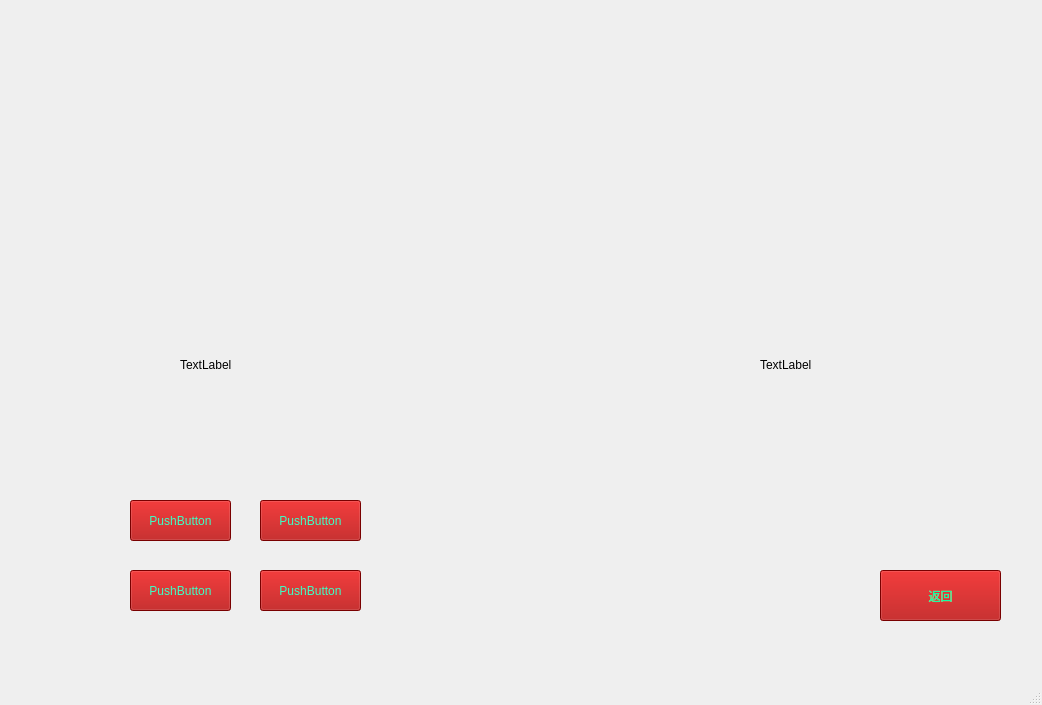
<?xml version="1.0" encoding="UTF-8"?>
<ui version="4.0">
 <class>singleBattle</class>
 <widget class="QMainWindow" name="singleBattle">
  <property name="geometry">
   <rect>
    <x>0</x>
    <y>0</y>
    <width>1042</width>
    <height>705</height>
   </rect>
  </property>
  <property name="minimumSize">
   <size>
    <width>1042</width>
    <height>705</height>
   </size>
  </property>
  <property name="maximumSize">
   <size>
    <width>1042</width>
    <height>705</height>
   </size>
  </property>
  <property name="windowTitle">
   <string>MainWindow</string>
  </property>
  <widget class="QWidget" name="centralwidget">
   <widget class="QPushButton" name="pushButton">
    <property name="geometry">
     <rect>
      <x>130</x>
      <y>500</y>
      <width>101</width>
      <height>41</height>
     </rect>
    </property>
    <property name="styleSheet">
     <string notr="true">color: rgb(60, 255, 197);
background-color: rgb(170, 0, 0);
font: 12pt &quot;Adobe Garamond Pro&quot;;</string>
    </property>
    <property name="text">
     <string>PushButton</string>
    </property>
   </widget>
   <widget class="QPushButton" name="pushButton_2">
    <property name="geometry">
     <rect>
      <x>260</x>
      <y>500</y>
      <width>101</width>
      <height>41</height>
     </rect>
    </property>
    <property name="styleSheet">
     <string notr="true">color: rgb(60, 255, 197);
background-color: rgb(170, 0, 0);
font: 12pt &quot;Adobe Garamond Pro&quot;;</string>
    </property>
    <property name="text">
     <string>PushButton</string>
    </property>
   </widget>
   <widget class="QPushButton" name="pushButton_3">
    <property name="geometry">
     <rect>
      <x>130</x>
      <y>570</y>
      <width>101</width>
      <height>41</height>
     </rect>
    </property>
    <property name="styleSheet">
     <string notr="true">color: rgb(60, 255, 197);
background-color: rgb(170, 0, 0);
font: 12pt &quot;Adobe Garamond Pro&quot;;</string>
    </property>
    <property name="text">
     <string>PushButton</string>
    </property>
   </widget>
   <widget class="QPushButton" name="pushButton_4">
    <property name="geometry">
     <rect>
      <x>260</x>
      <y>570</y>
      <width>101</width>
      <height>41</height>
     </rect>
    </property>
    <property name="styleSheet">
     <string notr="true">color: rgb(60, 255, 197);
background-color: rgb(170, 0, 0);
font: 12pt &quot;Adobe Garamond Pro&quot;;</string>
    </property>
    <property name="text">
     <string>PushButton</string>
    </property>
   </widget>
   <widget class="QLabel" name="label">
    <property name="geometry">
     <rect>
      <x>180</x>
      <y>280</y>
      <width>180</width>
      <height>170</height>
     </rect>
    </property>
    <property name="text">
     <string>TextLabel</string>
    </property>
   </widget>
   <widget class="QLabel" name="label_2">
    <property name="geometry">
     <rect>
      <x>760</x>
      <y>280</y>
      <width>180</width>
      <height>170</height>
     </rect>
    </property>
    <property name="text">
     <string>TextLabel</string>
    </property>
   </widget>
   <widget class="QPushButton" name="pushButton_5">
    <property name="geometry">
     <rect>
      <x>880</x>
      <y>570</y>
      <width>121</width>
      <height>51</height>
     </rect>
    </property>
    <property name="styleSheet">
     <string notr="true">
background-color: rgb(170, 0, 0);
color: rgb(19, 255, 165);
font: 75 16pt &quot;Adobe Garamond Pro Bold&quot;;
</string>
    </property>
    <property name="text">
     <string>返回</string>
    </property>
   </widget>
  </widget>
  <widget class="QMenuBar" name="menubar">
   <property name="geometry">
    <rect>
     <x>0</x>
     <y>0</y>
     <width>1042</width>
     <height>23</height>
    </rect>
   </property>
  </widget>
  <widget class="QStatusBar" name="statusbar"/>
 </widget>
 <resources/>
 <connections>
  <connection>
   <sender>pushButton_5</sender>
   <signal>clicked()</signal>
   <receiver>singleBattle</receiver>
   <slot>close()</slot>
   <hints>
    <hint type="sourcelabel">
     <x>936</x>
     <y>606</y>
    </hint>
    <hint type="destinationlabel">
     <x>881</x>
     <y>531</y>
    </hint>
   </hints>
  </connection>
 </connections>
</ui>
